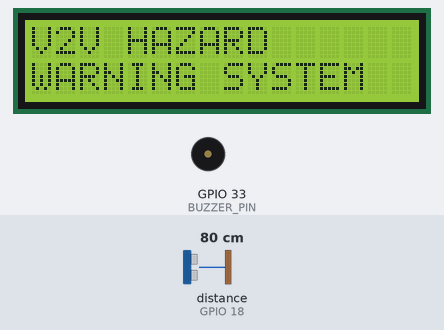
The sketch below on a simulated ESP32. On the bench: 16×2 character LCD, buzzer (waves = sounding, pin HIGH). Wiring (inferred from the names in the program): ultrasonic range finder: trigger GPIO 32; echo GPIO 18. The test bench sets the inputs (shaded band); at power-on: distance to the obstacle (sensor on GPIO 18) 80 cm. The echo pulse lasts 58.3 µs per cm; pins used as bus, display or sensor lines are not drawn; what the sketch prints to the serial monitor is not drawn.

Above: at 0.6 s.
3.9 s: distance to the obstacle (sensor on GPIO 18) set to 250 cm
At 4.3 s:
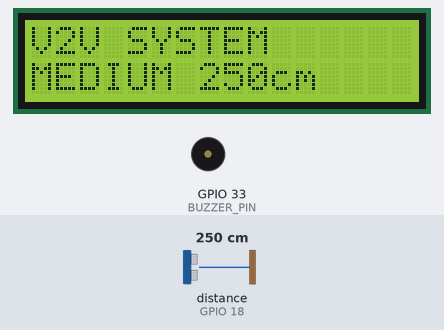
5.4 s: distance to the obstacle (sensor on GPIO 18) set to 2 cm
At 6.2 s:
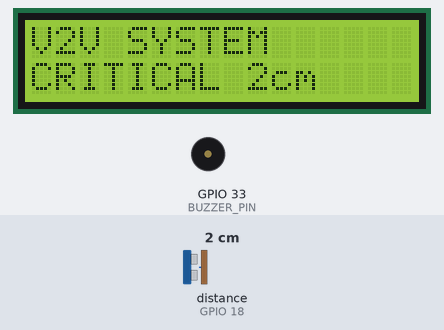
6.9 s: distance to the obstacle (sensor on GPIO 18) set to 19 cm
At 8.1 s:
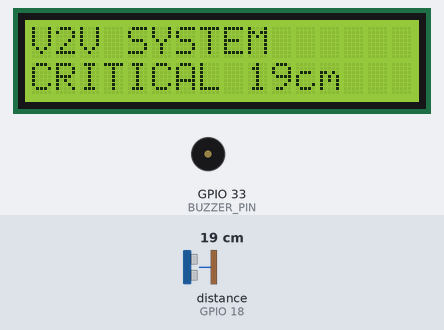
Timing chart, 0 to 9.9 s (numbered marks = the images above; inputs shaded):
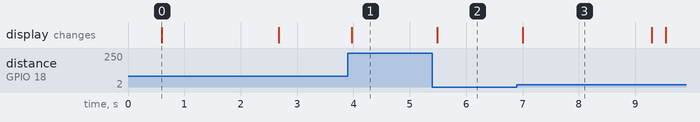

The sketch:

CAR_B.ino
```cpp
#include <WiFi.h>
#include <esp_now.h>
#include <Wire.h>
#include <LiquidCrystal_I2C.h>
#include <math.h>
#include <string.h>

#define TRIG_PIN 32
#define ECHO_PIN 18
#define BUZZER_PIN 33

#define SDA_PIN 21
#define SCL_PIN 22

#define WARNING_DISTANCE_CM 300.0f
#define CRITICAL_DISTANCE_CM 150.0f

#define ALERT_TIMEOUT_MS 11500UL
#define DISTANCE_INTERVAL_MS 250UL

LiquidCrystal_I2C lcd(0x27, 16, 2);

uint8_t carAMAC[] = {
  0x30, 0x76, 0xF5, 0xE7, 0x47, 0x50
};

typedef struct {
  char message[32];
  int hazardType;
  unsigned long counter;
  float acceleration;
} HazardData;

HazardData receivedData;
HazardData latestMessage;

portMUX_TYPE dataMux = portMUX_INITIALIZER_UNLOCKED;

volatile bool newMessageAvailable = false;

bool hazardActive = false;
int currentHazardType = 0;

unsigned long lastMessageTime = 0;
unsigned long lastDistanceTime = 0;

float distanceCm = -1.0f;

char previousLine1[17] = "";
char previousLine2[17] = "";

void onReceive(const uint8_t *mac,
               const uint8_t *incomingData,
               int len) {
  if (len != sizeof(HazardData)) return;
  if (memcmp(mac, carAMAC, 6) != 0) return;

  HazardData tempData;
  memcpy(&tempData, incomingData, sizeof(tempData));

  portENTER_CRITICAL(&dataMux);
  receivedData = tempData;
  newMessageAvailable = true;
  portEXIT_CRITICAL(&dataMux);
}

void printLCD(const char *line1, const char *line2) {
  char newLine1[17] = {0};
  char newLine2[17] = {0};

  strncpy(newLine1, line1, 16);
  strncpy(newLine2, line2, 16);

  if (strncmp(previousLine1, newLine1, 16) != 0) {
    lcd.setCursor(0, 0);
    lcd.print(newLine1);

    int length = strlen(newLine1);
    for (int i = length; i < 16; i++) lcd.print(' ');

    memcpy(previousLine1, newLine1, 17);
  }

  if (strncmp(previousLine2, newLine2, 16) != 0) {
    lcd.setCursor(0, 1);
    lcd.print(newLine2);

    int length = strlen(newLine2);
    for (int i = length; i < 16; i++) lcd.print(' ');

    memcpy(previousLine2, newLine2, 17);
  }
}

float measureDistance() {
  digitalWrite(TRIG_PIN, LOW);
  delayMicroseconds(3);

  digitalWrite(TRIG_PIN, HIGH);
  delayMicroseconds(10);
  digitalWrite(TRIG_PIN, LOW);

  unsigned long duration = pulseIn(ECHO_PIN, HIGH, 30000UL);

  if (duration == 0) return -1.0f;

  return duration * 0.0343f / 2.0f;
}

void updateDistance() {
  if (millis() - lastDistanceTime < DISTANCE_INTERVAL_MS) return;

  lastDistanceTime = millis();
  distanceCm = measureDistance();
}

void processReceivedMessage() {
  bool messageReady = false;

  portENTER_CRITICAL(&dataMux);

  if (newMessageAvailable) {
    latestMessage = receivedData;
    newMessageAvailable = false;
    messageReady = true;
  }

  portEXIT_CRITICAL(&dataMux);

  if (!messageReady) return;

  if (latestMessage.hazardType != 1 &&
      latestMessage.hazardType != 2) return;

  currentHazardType = latestMessage.hazardType;
  hazardActive = true;
  lastMessageTime = millis();

  Serial.print("[RX] ");
  Serial.println(latestMessage.message);
}

void handleAlertTimeout() {
  if (!hazardActive) return;

  if (millis() - lastMessageTime >= ALERT_TIMEOUT_MS) {
    hazardActive = false;
    currentHazardType = 0;

    Serial.println("[SYSTEM] Alert cleared.");
  }
}

void updateLCD() {
  char line1[17];
  char line2[17];

  if (hazardActive && currentHazardType == 1) {
    printLCD("EMERGENCY HELP", "Vehicle Alert!");
    return;
  }

  if (distanceCm < 0) {
    snprintf(line2, sizeof(line2), "Dist: NO ECHO");
  } else {
    int displayedDistance = (int)roundf(distanceCm);

    if (distanceCm <= CRITICAL_DISTANCE_CM) {
      snprintf(line2, sizeof(line2), "CRITICAL %dcm",
               displayedDistance);
    } else if (distanceCm <= WARNING_DISTANCE_CM) {
      snprintf(line2, sizeof(line2), "MEDIUM %dcm",
               displayedDistance);
    } else {
      snprintf(line2, sizeof(line2), "NORMAL %dcm",
               displayedDistance);
    }
  }

  if (hazardActive && currentHazardType == 2) {
    snprintf(line1, sizeof(line1), "HAZARD ALERT");
  } else {
    snprintf(line1, sizeof(line1), "V2V SYSTEM");
  }

  printLCD(line1, line2);
}

void updateBuzzer() {
  bool critical =
    hazardActive &&
    distanceCm >= 0 &&
    distanceCm <= CRITICAL_DISTANCE_CM;

  digitalWrite(BUZZER_PIN, critical ? HIGH : LOW);
}

void setup() {
  Serial.begin(115200);
  delay(500);

  pinMode(TRIG_PIN, OUTPUT);
  pinMode(ECHO_PIN, INPUT);
  pinMode(BUZZER_PIN, OUTPUT);

  digitalWrite(TRIG_PIN, LOW);
  digitalWrite(BUZZER_PIN, LOW);

  Wire.begin(SDA_PIN, SCL_PIN);

  lcd.init();
  lcd.backlight();

  printLCD("V2V HAZARD", "WARNING SYSTEM");
  delay(2000);

  printLCD("Connecting...", "ESP-NOW");

  WiFi.mode(WIFI_STA);
  WiFi.disconnect();

  Serial.println("V2V HAZARD WARNING SYSTEM - CAR B");

  Serial.print("Car B MAC: ");
  Serial.println(WiFi.macAddress());

  if (esp_now_init() != ESP_OK) {
    printLCD("ESP-NOW ERROR", "Restart device");

    while (true) delay(1000);
  }

  esp_now_register_recv_cb(onReceive);

  printLCD("V2V SYSTEM", "Waiting for Car A");

  Serial.println("[OK] ESP-NOW receiver ready.");
}

void loop() {
  updateDistance();
  processReceivedMessage();
  handleAlertTimeout();
  updateLCD();
  updateBuzzer();

  delay(10);
}
```

Measured:
- after the input at 3.9 s, the display: changes after 0.07 s (image 1)
- after the input at 5.4 s, the display: changes after 0.09 s (image 2)
- after the input at 6.9 s, the display: changes after 0.11 s (image 3)
- what the display in image 0 shows lasts 2.1 s, from 0.6 s to 2.7 s
- what the display in image 3 shows lasts 2.3 s, from 7.0 s to 9.3 s
